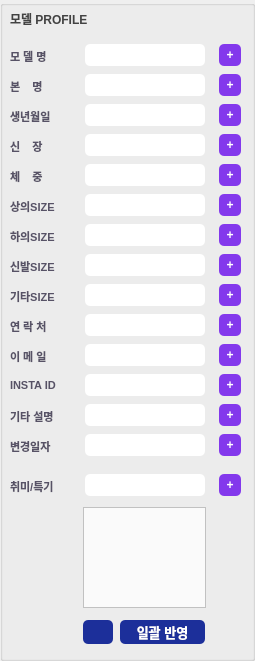
  <widget class="QGroupBox" name="groupBox_profile">
   <property name="geometry">
    <rect>
     <x>20</x>
     <y>20</y>
     <width>255</width>
     <height>661</height>
    </rect>
   </property>
   <property name="autoFillBackground">
    <bool>false</bool>
   </property>
   <property name="styleSheet">
    <string notr="true"/>
   </property>
   <property name="title">
    <string/>
   </property>
   <widget class="QListWidget" name="list_hobbynspec">
    <property name="geometry">
     <rect>
      <x>83</x>
      <y>507</y>
      <width>123</width>
      <height>101</height>
     </rect>
    </property>
    <property name="styleSheet">
     <string notr="true">background-color: rgb(250, 250, 250);</string>
    </property>
   </widget>
   <widget class="QLabel" name="label_profile_title">
    <property name="geometry">
     <rect>
      <x>10</x>
      <y>10</y>
      <width>111</width>
      <height>16</height>
     </rect>
    </property>
    <property name="styleSheet">
     <string notr="true">border: none;</string>
    </property>
    <property name="text">
     <string>&lt;html&gt;&lt;head/&gt;&lt;body&gt;&lt;p&gt;&lt;span style=&quot; font-weight:600; color:#424242;&quot;&gt;모델 PROFILE&lt;/span&gt;&lt;/p&gt;&lt;/body&gt;&lt;/html&gt;</string>
    </property>
   </widget>
   <widget class="QGroupBox" name="groupBox_name">
    <property name="geometry">
     <rect>
      <x>6</x>
      <y>40</y>
      <width>240</width>
      <height>31</height>
     </rect>
    </property>
    <property name="styleSheet">
     <string notr="true">border: none;</string>
    </property>
    <property name="title">
     <string/>
    </property>
    <widget class="QPushButton" name="btn_profile_name">
     <property name="geometry">
      <rect>
       <x>213</x>
       <y>4</y>
       <width>22</width>
       <height>22</height>
      </rect>
     </property>
     <property name="cursor">
      <cursorShape>PointingHandCursor</cursorShape>
     </property>
     <property name="styleSheet">
      <string notr="true">font-weight: bold;
color: white;
background-color: rgb(131, 56, 236);
border-radius: 5px;
cursor: pointer;</string>
     </property>
     <property name="text">
      <string>+</string>
     </property>
    </widget>
    <widget class="QLabel" name="label_profile_name">
     <property name="geometry">
      <rect>
       <x>4</x>
       <y>8</y>
       <width>71</width>
       <height>16</height>
      </rect>
     </property>
     <property name="styleSheet">
      <string notr="true">border: none;</string>
     </property>
     <property name="text">
      <string>&lt;html&gt;&lt;head/&gt;&lt;body&gt;&lt;p align=&quot;justify&quot;&gt;&lt;span style=&quot; font-size:8pt; font-weight:600; color:#575266;&quot;&gt;모&amp;nbsp;델&amp;nbsp;명&lt;/span&gt;&lt;/p&gt;&lt;/body&gt;&lt;/html&gt;</string>
     </property>
    </widget>
    <widget class="QLineEdit" name="lineEdit_profile_name">
     <property name="geometry">
      <rect>
       <x>79</x>
       <y>4</y>
       <width>120</width>
       <height>22</height>
      </rect>
     </property>
     <property name="styleSheet">
      <string notr="true">background-color: rgb(255, 255, 255);
border-radius: 5px;</string>
     </property>
    </widget>
   </widget>
   <widget class="QGroupBox" name="groupBox_real_name">
    <property name="geometry">
     <rect>
      <x>6</x>
      <y>70</y>
      <width>240</width>
      <height>31</height>
     </rect>
    </property>
    <property name="styleSheet">
     <string notr="true">border: none;</string>
    </property>
    <property name="title">
     <string/>
    </property>
    <widget class="QPushButton" name="btn_profile_real_name">
     <property name="geometry">
      <rect>
       <x>213</x>
       <y>4</y>
       <width>22</width>
       <height>22</height>
      </rect>
     </property>
     <property name="cursor">
      <cursorShape>PointingHandCursor</cursorShape>
     </property>
     <property name="styleSheet">
      <string notr="true">font-weight: bold;
color: white;
background-color: rgb(131, 56, 236);
border-radius: 5px;
cursor: pointer;</string>
     </property>
     <property name="text">
      <string>+</string>
     </property>
    </widget>
    <widget class="QLabel" name="label_profile_real_name">
     <property name="geometry">
      <rect>
       <x>4</x>
       <y>8</y>
       <width>71</width>
       <height>16</height>
      </rect>
     </property>
     <property name="styleSheet">
      <string notr="true">border: none;</string>
     </property>
     <property name="text">
      <string>&lt;html&gt;&lt;head/&gt;&lt;body&gt;&lt;p align=&quot;justify&quot;&gt;&lt;span style=&quot; font-size:8pt; font-weight:600; color:#575266;&quot;&gt;본    명&lt;/span&gt;&lt;/p&gt;&lt;/body&gt;&lt;/html&gt;</string>
     </property>
    </widget>
    <widget class="QLineEdit" name="lineEdit_profile_real_name">
     <property name="geometry">
      <rect>
       <x>79</x>
       <y>4</y>
       <width>120</width>
       <height>22</height>
      </rect>
     </property>
     <property name="styleSheet">
      <string notr="true">background-color: rgb(255, 255, 255);
border-radius: 5px;</string>
     </property>
    </widget>
   </widget>
   <widget class="QGroupBox" name="groupBox_birth_date">
    <property name="geometry">
     <rect>
      <x>6</x>
      <y>100</y>
      <width>240</width>
      <height>31</height>
     </rect>
    </property>
    <property name="styleSheet">
     <string notr="true">border: none;</string>
    </property>
    <property name="title">
     <string/>
    </property>
    <widget class="QPushButton" name="btn_profile_birth_date">
     <property name="geometry">
      <rect>
       <x>213</x>
       <y>4</y>
       <width>22</width>
       <height>22</height>
      </rect>
     </property>
     <property name="cursor">
      <cursorShape>PointingHandCursor</cursorShape>
     </property>
     <property name="styleSheet">
      <string notr="true">font-weight: bold;
color: white;
background-color: rgb(131, 56, 236);
border-radius: 5px;
cursor: pointer;</string>
     </property>
     <property name="text">
      <string>+</string>
     </property>
    </widget>
    <widget class="QLabel" name="label_profile_birth_date">
     <property name="geometry">
      <rect>
       <x>4</x>
       <y>8</y>
       <width>71</width>
       <height>16</height>
      </rect>
     </property>
     <property name="styleSheet">
      <string notr="true">border: none;</string>
     </property>
     <property name="text">
      <string>&lt;html&gt;&lt;head/&gt;&lt;body&gt;&lt;p align=&quot;justify&quot;&gt;&lt;span style=&quot; font-size:8pt; font-weight:600; color:#575266;&quot;&gt;생년월일&lt;/span&gt;&lt;/p&gt;&lt;/body&gt;&lt;/html&gt;</string>
     </property>
     <property name="alignment">
      <set>Qt::AlignJustify|Qt::AlignVCenter</set>
     </property>
    </widget>
    <widget class="QLineEdit" name="lineEdit_profile_birth_date">
     <property name="geometry">
      <rect>
       <x>79</x>
       <y>4</y>
       <width>120</width>
       <height>22</height>
      </rect>
     </property>
     <property name="styleSheet">
      <string notr="true">background-color: rgb(255, 255, 255);
border-radius: 5px;</string>
     </property>
    </widget>
   </widget>
   <widget class="QGroupBox" name="groupBox_height">
    <property name="geometry">
     <rect>
      <x>6</x>
      <y>130</y>
      <width>240</width>
      <height>31</height>
     </rect>
    </property>
    <property name="styleSheet">
     <string notr="true">border: none;</string>
    </property>
    <property name="title">
     <string/>
    </property>
    <widget class="QPushButton" name="btn_profile_height">
     <property name="geometry">
      <rect>
       <x>213</x>
       <y>4</y>
       <width>22</width>
       <height>22</height>
      </rect>
     </property>
     <property name="cursor">
      <cursorShape>PointingHandCursor</cursorShape>
     </property>
     <property name="styleSheet">
      <string notr="true">font-weight: bold;
color: white;
background-color: rgb(131, 56, 236);
border-radius: 5px;
cursor: pointer;</string>
     </property>
     <property name="text">
      <string>+</string>
     </property>
    </widget>
    <widget class="QLabel" name="label_profile_height">
     <property name="geometry">
      <rect>
       <x>4</x>
       <y>8</y>
       <width>71</width>
       <height>16</height>
      </rect>
     </property>
     <property name="styleSheet">
      <string notr="true">border: none;</string>
     </property>
     <property name="text">
      <string>&lt;html&gt;&lt;head/&gt;&lt;body&gt;&lt;p align=&quot;justify&quot;&gt;&lt;span style=&quot; font-size:8pt; font-weight:600; color:#575266;&quot;&gt;신&amp;nbsp;&amp;nbsp;&amp;nbsp;&amp;nbsp;장&lt;/span&gt;&lt;/p&gt;&lt;/body&gt;&lt;/html&gt;</string>
     </property>
     <property name="textFormat">
      <enum>Qt::AutoText</enum>
     </property>
     <property name="alignment">
      <set>Qt::AlignJustify|Qt::AlignVCenter</set>
     </property>
    </widget>
    <widget class="QLineEdit" name="lineEdit_profile_height">
     <property name="geometry">
      <rect>
       <x>79</x>
       <y>4</y>
       <width>120</width>
       <height>22</height>
      </rect>
     </property>
     <property name="styleSheet">
      <string notr="true">background-color: rgb(255, 255, 255);
border-radius: 5px;</string>
     </property>
    </widget>
   </widget>
   <widget class="QGroupBox" name="groupBox_weight">
    <property name="geometry">
     <rect>
      <x>6</x>
      <y>160</y>
      <width>240</width>
      <height>31</height>
     </rect>
    </property>
    <property name="styleSheet">
     <string notr="true">border: none;</string>
    </property>
    <property name="title">
     <string/>
    </property>
    <widget class="QPushButton" name="btn_profile_weight">
     <property name="geometry">
      <rect>
       <x>213</x>
       <y>4</y>
       <width>22</width>
       <height>22</height>
      </rect>
     </property>
     <property name="cursor">
      <cursorShape>PointingHandCursor</cursorShape>
     </property>
     <property name="styleSheet">
      <string notr="true">font-weight: bold;
color: white;
background-color: rgb(131, 56, 236);
border-radius: 5px;
cursor: pointer;</string>
     </property>
     <property name="text">
      <string>+</string>
     </property>
    </widget>
    <widget class="QLabel" name="label_profile_weight">
     <property name="geometry">
      <rect>
       <x>4</x>
       <y>8</y>
       <width>71</width>
       <height>16</height>
      </rect>
     </property>
     <property name="styleSheet">
      <string notr="true">border: none;</string>
     </property>
     <property name="text">
      <string>&lt;html&gt;&lt;head/&gt;&lt;body&gt;&lt;p align=&quot;justify&quot;&gt;&lt;span style=&quot; font-size:8pt; font-weight:600; color:#575266;&quot;&gt;체&amp;nbsp;&amp;nbsp;&amp;nbsp;&amp;nbsp;중&lt;/span&gt;&lt;/p&gt;&lt;/body&gt;&lt;/html&gt;</string>
     </property>
     <property name="alignment">
      <set>Qt::AlignJustify|Qt::AlignVCenter</set>
     </property>
    </widget>
    <widget class="QLineEdit" name="lineEdit_profile_weight">
     <property name="geometry">
      <rect>
       <x>79</x>
       <y>4</y>
       <width>120</width>
       <height>22</height>
      </rect>
     </property>
     <property name="styleSheet">
      <string notr="true">background-color: rgb(255, 255, 255);
border-radius: 5px;</string>
     </property>
    </widget>
   </widget>
   <widget class="QGroupBox" name="groupBox_size_top">
    <property name="geometry">
     <rect>
      <x>6</x>
      <y>190</y>
      <width>240</width>
      <height>31</height>
     </rect>
    </property>
    <property name="styleSheet">
     <string notr="true">border: none;</string>
    </property>
    <property name="title">
     <string/>
    </property>
    <widget class="QPushButton" name="btn_profile_size_top">
     <property name="geometry">
      <rect>
       <x>213</x>
       <y>4</y>
       <width>22</width>
       <height>22</height>
      </rect>
     </property>
     <property name="cursor">
      <cursorShape>PointingHandCursor</cursorShape>
     </property>
     <property name="styleSheet">
      <string notr="true">font-weight: bold;
color: white;
background-color: rgb(131, 56, 236);
border-radius: 5px;
cursor: pointer;</string>
     </property>
     <property name="text">
      <string>+</string>
     </property>
    </widget>
    <widget class="QLabel" name="label_profile_size_top">
     <property name="geometry">
      <rect>
       <x>4</x>
       <y>8</y>
       <width>71</width>
       <height>16</height>
      </rect>
     </property>
     <property name="styleSheet">
      <string notr="true">border: none;</string>
     </property>
     <property name="text">
      <string>&lt;html&gt;&lt;head/&gt;&lt;body&gt;&lt;p align=&quot;justify&quot;&gt;&lt;span style=&quot; font-size:8pt; font-weight:600; color:#575266;&quot;&gt;상의SIZE&lt;/span&gt;&lt;/p&gt;&lt;/body&gt;&lt;/html&gt;</string>
     </property>
     <property name="alignment">
      <set>Qt::AlignJustify|Qt::AlignVCenter</set>
     </property>
    </widget>
    <widget class="QLineEdit" name="lineEdit_profile_size_top">
     <property name="geometry">
      <rect>
       <x>79</x>
       <y>4</y>
       <width>120</width>
       <height>22</height>
      </rect>
     </property>
     <property name="styleSheet">
      <string notr="true">background-color: rgb(255, 255, 255);
border-radius: 5px;</string>
     </property>
    </widget>
   </widget>
   <widget class="QGroupBox" name="groupBox_size_pants">
    <property name="geometry">
     <rect>
      <x>6</x>
      <y>220</y>
      <width>240</width>
      <height>31</height>
     </rect>
    </property>
    <property name="styleSheet">
     <string notr="true">border: none;</string>
    </property>
    <property name="title">
     <string/>
    </property>
    <widget class="QPushButton" name="btn_profile_size_pants">
     <property name="geometry">
      <rect>
       <x>213</x>
       <y>4</y>
       <width>22</width>
       <height>22</height>
      </rect>
     </property>
     <property name="cursor">
      <cursorShape>PointingHandCursor</cursorShape>
     </property>
     <property name="styleSheet">
      <string notr="true">font-weight: bold;
color: white;
background-color: rgb(131, 56, 236);
border-radius: 5px;
cursor: pointer;</string>
     </property>
     <property name="text">
      <string>+</string>
     </property>
    </widget>
    <widget class="QLabel" name="label_profile_size_pants">
     <property name="geometry">
      <rect>
       <x>4</x>
       <y>8</y>
       <width>71</width>
       <height>16</height>
      </rect>
     </property>
     <property name="styleSheet">
      <string notr="true">border: none;</string>
     </property>
     <property name="text">
      <string>&lt;html&gt;&lt;head/&gt;&lt;body&gt;&lt;p align=&quot;justify&quot;&gt;&lt;span style=&quot; font-size:8pt; font-weight:600; color:#575266;&quot;&gt;하의SIZE&lt;/span&gt;&lt;/p&gt;&lt;/body&gt;&lt;/html&gt;</string>
     </property>
     <property name="alignment">
      <set>Qt::AlignJustify|Qt::AlignVCenter</set>
     </property>
    </widget>
    <widget class="QLineEdit" name="lineEdit_profile_size_pants">
     <property name="geometry">
      <rect>
       <x>79</x>
       <y>4</y>
       <width>120</width>
       <height>22</height>
      </rect>
     </property>
     <property name="styleSheet">
      <string notr="true">background-color: rgb(255, 255, 255);
border-radius: 5px;</string>
     </property>
    </widget>
   </widget>
   <widget class="QGroupBox" name="groupBox_size_shoe">
    <property name="geometry">
     <rect>
      <x>6</x>
      <y>250</y>
      <width>240</width>
      <height>31</height>
     </rect>
    </property>
    <property name="styleSheet">
     <string notr="true">border: none;</string>
    </property>
    <property name="title">
     <string/>
    </property>
    <widget class="QPushButton" name="btn_profile_size_shoe">
     <property name="geometry">
      <rect>
       <x>213</x>
       <y>4</y>
       <width>22</width>
       <height>22</height>
      </rect>
     </property>
     <property name="cursor">
      <cursorShape>PointingHandCursor</cursorShape>
     </property>
     <property name="styleSheet">
      <string notr="true">font-weight: bold;
color: white;
background-color: rgb(131, 56, 236);
border-radius: 5px;
cursor: pointer;</string>
     </property>
     <property name="text">
      <string>+</string>
     </property>
    </widget>
    <widget class="QLabel" name="label_profile_size_shoe">
     <property name="geometry">
      <rect>
       <x>4</x>
       <y>8</y>
       <width>71</width>
       <height>16</height>
      </rect>
     </property>
     <property name="styleSheet">
      <string notr="true">border: none;</string>
     </property>
     <property name="text">
      <string>&lt;html&gt;&lt;head/&gt;&lt;body&gt;&lt;p align=&quot;justify&quot;&gt;&lt;span style=&quot; font-size:8pt; font-weight:600; color:#575266;&quot;&gt;신발SIZE&lt;/span&gt;&lt;/p&gt;&lt;/body&gt;&lt;/html&gt;</string>
     </property>
     <property name="alignment">
      <set>Qt::AlignJustify|Qt::AlignVCenter</set>
     </property>
    </widget>
    <widget class="QLineEdit" name="lineEdit_profile_size_shoe">
     <property name="geometry">
      <rect>
       <x>79</x>
       <y>4</y>
       <width>120</width>
       <height>22</height>
      </rect>
     </property>
     <property name="styleSheet">
      <string notr="true">background-color: rgb(255, 255, 255);
border-radius: 5px;</string>
     </property>
    </widget>
   </widget>
   <widget class="QGroupBox" name="groupBox_tel">
    <property name="geometry">
     <rect>
      <x>6</x>
      <y>310</y>
      <width>240</width>
      <height>31</height>
     </rect>
    </property>
    <property name="styleSheet">
     <string notr="true">border: none;</string>
    </property>
    <property name="title">
     <string/>
    </property>
    <widget class="QPushButton" name="btn_profile_tel">
     <property name="geometry">
      <rect>
       <x>213</x>
       <y>4</y>
       <width>22</width>
       <height>22</height>
      </rect>
     </property>
     <property name="cursor">
      <cursorShape>PointingHandCursor</cursorShape>
     </property>
     <property name="styleSheet">
      <string notr="true">font-weight: bold;
color: white;
background-color: rgb(131, 56, 236);
border-radius: 5px;
cursor: pointer;</string>
     </property>
     <property name="text">
      <string>+</string>
     </property>
    </widget>
    <widget class="QLabel" name="label_profile_tel">
     <property name="geometry">
      <rect>
       <x>4</x>
       <y>8</y>
       <width>71</width>
       <height>16</height>
      </rect>
     </property>
     <property name="styleSheet">
      <string notr="true">border: none;</string>
     </property>
     <property name="text">
      <string>&lt;html&gt;&lt;head/&gt;&lt;body&gt;&lt;p align=&quot;justify&quot;&gt;&lt;span style=&quot; font-size:8pt; font-weight:600; color:#575266;&quot;&gt;연&amp;nbsp;락&amp;nbsp;처&lt;/span&gt;&lt;/p&gt;&lt;/body&gt;&lt;/html&gt;</string>
     </property>
     <property name="alignment">
      <set>Qt::AlignJustify|Qt::AlignVCenter</set>
     </property>
    </widget>
    <widget class="QLineEdit" name="lineEdit_profile_tel">
     <property name="geometry">
      <rect>
       <x>79</x>
       <y>4</y>
       <width>120</width>
       <height>22</height>
      </rect>
     </property>
     <property name="styleSheet">
      <string notr="true">background-color: rgb(255, 255, 255);
border-radius: 5px;</string>
     </property>
    </widget>
   </widget>
   <widget class="QGroupBox" name="groupBox_email">
    <property name="geometry">
     <rect>
      <x>6</x>
      <y>340</y>
      <width>240</width>
      <height>31</height>
     </rect>
    </property>
    <property name="styleSheet">
     <string notr="true">border: none;</string>
    </property>
    <property name="title">
     <string/>
    </property>
    <widget class="QPushButton" name="btn_profile_email">
     <property name="geometry">
      <rect>
       <x>213</x>
       <y>4</y>
       <width>22</width>
       <height>22</height>
      </rect>
     </property>
     <property name="cursor">
      <cursorShape>PointingHandCursor</cursorShape>
     </property>
     <property name="styleSheet">
      <string notr="true">font-weight: bold;
color: white;
background-color: rgb(131, 56, 236);
border-radius: 5px;
cursor: pointer;</string>
     </property>
     <property name="text">
      <string>+</string>
     </property>
    </widget>
    <widget class="QLabel" name="label_profile_email">
     <property name="geometry">
      <rect>
       <x>4</x>
       <y>8</y>
       <width>71</width>
       <height>16</height>
      </rect>
     </property>
     <property name="styleSheet">
      <string notr="true">border: none;</string>
     </property>
     <property name="text">
      <string>&lt;html&gt;&lt;head/&gt;&lt;body&gt;&lt;p align=&quot;justify&quot;&gt;&lt;span style=&quot; font-size:8pt; font-weight:600; color:#575266;&quot;&gt;이&amp;nbsp;메&amp;nbsp;일&lt;/span&gt;&lt;/p&gt;&lt;/body&gt;&lt;/html&gt;</string>
     </property>
     <property name="alignment">
      <set>Qt::AlignJustify|Qt::AlignVCenter</set>
     </property>
    </widget>
    <widget class="QLineEdit" name="lineEdit_profile_email">
     <property name="geometry">
      <rect>
       <x>79</x>
       <y>4</y>
       <width>120</width>
       <height>22</height>
      </rect>
     </property>
     <property name="styleSheet">
      <string notr="true">background-color: rgb(255, 255, 255);
border-radius: 5px;</string>
     </property>
    </widget>
   </widget>
   <widget class="QGroupBox" name="groupBox_model_desc">
    <property name="geometry">
     <rect>
      <x>6</x>
      <y>400</y>
      <width>240</width>
      <height>31</height>
     </rect>
    </property>
    <property name="styleSheet">
     <string notr="true">border: none;</string>
    </property>
    <property name="title">
     <string/>
    </property>
    <widget class="QPushButton" name="btn_profile_model_desc">
     <property name="geometry">
      <rect>
       <x>213</x>
       <y>4</y>
       <width>22</width>
       <height>22</height>
      </rect>
     </property>
     <property name="cursor">
      <cursorShape>PointingHandCursor</cursorShape>
     </property>
     <property name="styleSheet">
      <string notr="true">font-weight: bold;
color: white;
background-color: rgb(131, 56, 236);
border-radius: 5px;
cursor: pointer;</string>
     </property>
     <property name="text">
      <string>+</string>
     </property>
    </widget>
    <widget class="QLabel" name="label_profile_model_desc">
     <property name="geometry">
      <rect>
       <x>4</x>
       <y>8</y>
       <width>71</width>
       <height>16</height>
      </rect>
     </property>
     <property name="styleSheet">
      <string notr="true">border: none;</string>
     </property>
     <property name="text">
      <string>&lt;html&gt;&lt;head/&gt;&lt;body&gt;&lt;p align=&quot;justify&quot;&gt;&lt;span style=&quot; font-size:8pt; font-weight:600; color:#575266;&quot;&gt;기타 설명&lt;/span&gt;&lt;/p&gt;&lt;/body&gt;&lt;/html&gt;</string>
     </property>
     <property name="alignment">
      <set>Qt::AlignJustify|Qt::AlignVCenter</set>
     </property>
    </widget>
    <widget class="QLineEdit" name="lineEdit_profile_model_desc">
     <property name="geometry">
      <rect>
       <x>79</x>
       <y>4</y>
       <width>120</width>
       <height>22</height>
      </rect>
     </property>
     <property name="styleSheet">
      <string notr="true">background-color: rgb(255, 255, 255);
border-radius: 5px;</string>
     </property>
    </widget>
   </widget>
   <widget class="QGroupBox" name="groupBox_size_other">
    <property name="geometry">
     <rect>
      <x>6</x>
      <y>280</y>
      <width>240</width>
      <height>31</height>
     </rect>
    </property>
    <property name="styleSheet">
     <string notr="true">border: none;</string>
    </property>
    <property name="title">
     <string/>
    </property>
    <widget class="QPushButton" name="btn_profile_size_other">
     <property name="geometry">
      <rect>
       <x>213</x>
       <y>4</y>
       <width>22</width>
       <height>22</height>
      </rect>
     </property>
     <property name="cursor">
      <cursorShape>PointingHandCursor</cursorShape>
     </property>
     <property name="styleSheet">
      <string notr="true">font-weight: bold;
color: white;
background-color: rgb(131, 56, 236);
border-radius: 5px;
cursor: pointer;</string>
     </property>
     <property name="text">
      <string>+</string>
     </property>
    </widget>
    <widget class="QLabel" name="label_profile_size_other">
     <property name="geometry">
      <rect>
       <x>4</x>
       <y>8</y>
       <width>71</width>
       <height>16</height>
      </rect>
     </property>
     <property name="styleSheet">
      <string notr="true">border: none;</string>
     </property>
     <property name="text">
      <string>&lt;html&gt;&lt;head/&gt;&lt;body&gt;&lt;p align=&quot;justify&quot;&gt;&lt;span style=&quot; font-size:8pt; font-weight:600; color:#575266;&quot;&gt;기타SIZE&lt;/span&gt;&lt;/p&gt;&lt;/body&gt;&lt;/html&gt;</string>
     </property>
     <property name="alignment">
      <set>Qt::AlignJustify|Qt::AlignVCenter</set>
     </property>
    </widget>
    <widget class="QLineEdit" name="lineEdit_profile_size_other">
     <property name="geometry">
      <rect>
       <x>79</x>
       <y>4</y>
       <width>120</width>
       <height>22</height>
      </rect>
     </property>
     <property name="styleSheet">
      <string notr="true">background-color: rgb(255, 255, 255);
border-radius: 5px;</string>
     </property>
    </widget>
   </widget>
   <widget class="QGroupBox" name="groupBox_insta_id">
    <property name="geometry">
     <rect>
      <x>6</x>
      <y>370</y>
      <width>240</width>
      <height>31</height>
     </rect>
    </property>
    <property name="styleSheet">
     <string notr="true">border: none;</string>
    </property>
    <property name="title">
     <string/>
    </property>
    <widget class="QPushButton" name="btn_profile_insta_id">
     <property name="geometry">
      <rect>
       <x>213</x>
       <y>4</y>
       <width>22</width>
       <height>22</height>
      </rect>
     </property>
     <property name="cursor">
      <cursorShape>PointingHandCursor</cursorShape>
     </property>
     <property name="styleSheet">
      <string notr="true">font-weight: bold;
color: white;
background-color: rgb(131, 56, 236);
border-radius: 5px;
cursor: pointer;</string>
     </property>
     <property name="text">
      <string>+</string>
     </property>
    </widget>
    <widget class="QLabel" name="label_profile_insta_id">
     <property name="geometry">
      <rect>
       <x>4</x>
       <y>8</y>
       <width>71</width>
       <height>16</height>
      </rect>
     </property>
     <property name="styleSheet">
      <string notr="true">border: none;</string>
     </property>
     <property name="text">
      <string>&lt;html&gt;&lt;head/&gt;&lt;body&gt;&lt;p align=&quot;justify&quot;&gt;&lt;span style=&quot; font-size:8pt; font-weight:600; color:#575266;&quot;&gt;INSTA ID&lt;/span&gt;&lt;/p&gt;&lt;/body&gt;&lt;/html&gt;</string>
     </property>
     <property name="alignment">
      <set>Qt::AlignJustify|Qt::AlignVCenter</set>
     </property>
    </widget>
    <widget class="QLineEdit" name="lineEdit_profile_insta_id">
     <property name="geometry">
      <rect>
       <x>79</x>
       <y>4</y>
       <width>120</width>
       <height>22</height>
      </rect>
     </property>
     <property name="styleSheet">
      <string notr="true">background-color: rgb(255, 255, 255);
border-radius: 5px;</string>
     </property>
    </widget>
   </widget>
   <widget class="QGroupBox" name="groupBox_data_date">
    <property name="geometry">
     <rect>
      <x>6</x>
      <y>430</y>
      <width>240</width>
      <height>31</height>
     </rect>
    </property>
    <property name="styleSheet">
     <string notr="true">border: none;</string>
    </property>
    <property name="title">
     <string/>
    </property>
    <widget class="QPushButton" name="btn_profile_data_date">
     <property name="geometry">
      <rect>
       <x>213</x>
       <y>4</y>
       <width>22</width>
       <height>22</height>
      </rect>
     </property>
     <property name="cursor">
      <cursorShape>PointingHandCursor</cursorShape>
     </property>
     <property name="styleSheet">
      <string notr="true">font-weight: bold;
color: white;
background-color: rgb(131, 56, 236);
border-radius: 5px;
cursor: pointer;</string>
     </property>
     <property name="text">
      <string>+</string>
     </property>
    </widget>
    <widget class="QLabel" name="label_profile_data_date">
     <property name="geometry">
      <rect>
       <x>4</x>
       <y>8</y>
       <width>71</width>
       <height>16</height>
      </rect>
     </property>
     <property name="styleSheet">
      <string notr="true">border: none;</string>
     </property>
     <property name="text">
      <string>&lt;html&gt;&lt;head/&gt;&lt;body&gt;&lt;p align=&quot;justify&quot;&gt;&lt;span style=&quot; font-size:8pt; font-weight:600; color:#575266;&quot;&gt;변경일자&lt;/span&gt;&lt;/p&gt;&lt;/body&gt;&lt;/html&gt;</string>
     </property>
     <property name="alignment">
      <set>Qt::AlignJustify|Qt::AlignVCenter</set>
     </property>
    </widget>
    <widget class="QLineEdit" name="lineEdit_profile_data_date">
     <property name="geometry">
      <rect>
       <x>79</x>
       <y>4</y>
       <width>120</width>
       <height>22</height>
      </rect>
     </property>
     <property name="styleSheet">
      <string notr="true">background-color: rgb(255, 255, 255);
border-radius: 5px;</string>
     </property>
    </widget>
   </widget>
   <widget class="QGroupBox" name="groupBox_hobbynspec">
    <property name="geometry">
     <rect>
      <x>6</x>
      <y>470</y>
      <width>240</width>
      <height>31</height>
     </rect>
    </property>
    <property name="styleSheet">
     <string notr="true">border: none;</string>
    </property>
    <property name="title">
     <string/>
    </property>
    <widget class="QPushButton" name="btn_profile_hobbynspec">
     <property name="geometry">
      <rect>
       <x>213</x>
       <y>4</y>
       <width>22</width>
       <height>22</height>
      </rect>
     </property>
     <property name="cursor">
      <cursorShape>PointingHandCursor</cursorShape>
     </property>
     <property name="styleSheet">
      <string notr="true">font-weight: bold;
color: white;
background-color: rgb(131, 56, 236);
border-radius: 5px;
cursor: pointer;</string>
     </property>
     <property name="text">
      <string>+</string>
     </property>
    </widget>
    <widget class="QLabel" name="label_profile_hobbynspec">
     <property name="geometry">
      <rect>
       <x>4</x>
       <y>8</y>
       <width>71</width>
       <height>16</height>
      </rect>
     </property>
     <property name="styleSheet">
      <string notr="true">border: none;</string>
     </property>
     <property name="text">
      <string>&lt;html&gt;&lt;head/&gt;&lt;body&gt;&lt;p align=&quot;justify&quot;&gt;&lt;span style=&quot; font-size:8pt; font-weight:600; color:#575266;&quot;&gt;취미/특기&lt;/span&gt;&lt;/p&gt;&lt;/body&gt;&lt;/html&gt;</string>
     </property>
     <property name="alignment">
      <set>Qt::AlignJustify|Qt::AlignVCenter</set>
     </property>
    </widget>
    <widget class="QLineEdit" name="lineEdit_profile_hobbynspec">
     <property name="geometry">
      <rect>
       <x>79</x>
       <y>4</y>
       <width>120</width>
       <height>22</height>
      </rect>
     </property>
     <property name="styleSheet">
      <string notr="true">background-color: rgb(255, 255, 255);
border-radius: 5px;</string>
     </property>
    </widget>
   </widget>
   <widget class="QPushButton" name="btn_profile_all_save">
    <property name="geometry">
     <rect>
      <x>120</x>
      <y>620</y>
      <width>85</width>
      <height>24</height>
     </rect>
    </property>
    <property name="cursor">
     <cursorShape>PointingHandCursor</cursorShape>
    </property>
    <property name="styleSheet">
     <string notr="true">font: 13px;
font-weight: bold;
background-color: rgb(28, 47, 154);
color: white;
border-radius: 5px;
cursor: pointer;</string>
    </property>
    <property name="text">
     <string>일괄 반영</string>
    </property>
   </widget>
   <widget class="QPushButton" name="btn_profile_init">
    <property name="geometry">
     <rect>
      <x>83</x>
      <y>620</y>
      <width>30</width>
      <height>24</height>
     </rect>
    </property>
    <property name="cursor">
     <cursorShape>PointingHandCursor</cursorShape>
    </property>
    <property name="styleSheet">
     <string notr="true">font: 13px;
font-weight: bold;
background-color: rgb(28, 47, 154);
color: white;
border-radius: 5px;
cursor: pointer;</string>
    </property>
    <property name="text">
     <string/>
    </property>
   </widget>
  </widget>
